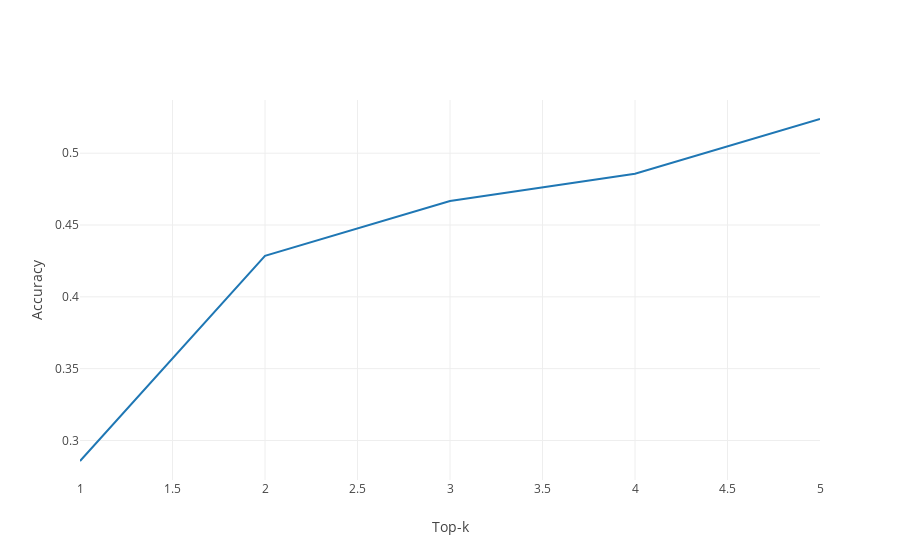

The cell this chart's notebook holds for it:
### Code cell
# Evaluator functions can be used on visual_qa_evaluator object
visual_qa_evaluator.plot_top_k_accuracy()

### Figure 1 — Plotly figure (JSON) as saved in the notebook; plotly's stock layout.template omitted (floating-point values rounded to 4 significant figures)
{"data": [{"mode": "lines", "name": "all", "type": "scatter", "uid": "5a81d04b-39fb-4fe0-b71f-23f8e1d650c0", "x": [1, 2, 3, 4, 5], "y": [0.2857, 0.4286, 0.4667, 0.4857, 0.5238]}], "layout": {"xaxis": {"title": {"text": "Top-k"}}, "yaxis": {"title": {"text": "Accuracy"}}}}
